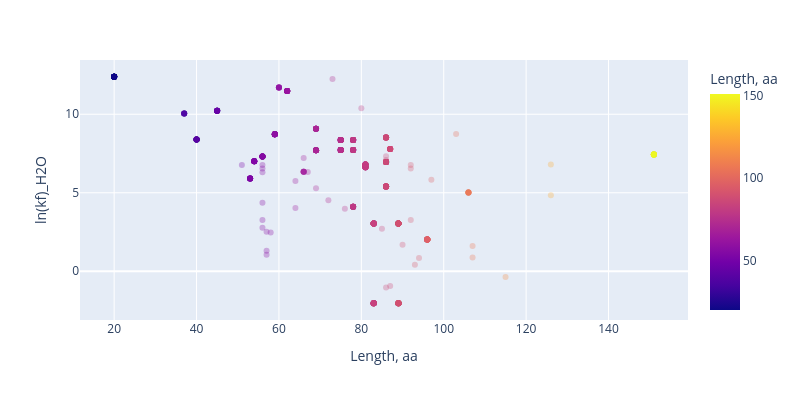

Write notebook code for a chart like this one.
### Markdown cell above
#### Length as predictor

### Code cell
fig = px.scatter(KPro_df_VA, x="Length, aa", y="ln(kf)_H2O", hover_name = "PDB", color="Length, aa", width=800, height=400, opacity = 0.3)
fig.show()
fig = px.scatter(KPro_df_VA, x="Length, aa", y="ln(ku)_H2O", hover_name = "PDB", color="Length, aa", width=800, height=400, opacity = 0.3)
fig.show()
fig = px.scatter(KPro_df_VA, x="Length, aa", y="Energy, kcal/mol", hover_name = "PDB", color="Length, aa", width=800, height=400, opacity = 0.3)
fig.show()

### Figure 1 — Plotly figure (JSON) as saved in the notebook; plotly's stock layout.template omitted (floating-point values rounded to 4 significant figures; data arrays with more than 128 entries replaced by an {"elided": "..."} marker saying what was removed)
{"data": [{"hovertemplate": "<b>%{hovertext}</b><br><br>Length, aa=%{marker.color}<br>ln(kf)_H2O=%{y}<extra></extra>", "hovertext": {"elided": "753 str values"}, "legendgroup": "", "marker": {"color": {"elided": "753 int values"}, "coloraxis": "coloraxis", "opacity": 0.3, "symbol": "circle"}, "mode": "markers", "name": "", "orientation": "v", "showlegend": false, "type": "scatter", "x": {"elided": "753 int values"}, "xaxis": "x", "y": {"elided": "753 float values"}, "yaxis": "y"}], "layout": {"coloraxis": {"colorbar": {"title": {"text": "Length, aa"}}, "colorscale": [[0, "#0d0887"], [0.1111, "#46039f"], [0.2222, "#7201a8"], [0.3333, "#9c179e"], [0.4444, "#bd3786"], [0.5556, "#d8576b"], [0.6667, "#ed7953"], [0.7778, "#fb9f3a"], [0.8889, "#fdca26"], [1, "#f0f921"]]}, "height": 400, "legend": {"tracegroupgap": 0}, "margin": {"t": 60}, "width": 800, "xaxis": {"anchor": "y", "domain": [0, 1], "title": {"text": "Length, aa"}}, "yaxis": {"anchor": "x", "domain": [0, 1], "title": {"text": "ln(kf)_H2O"}}}}
